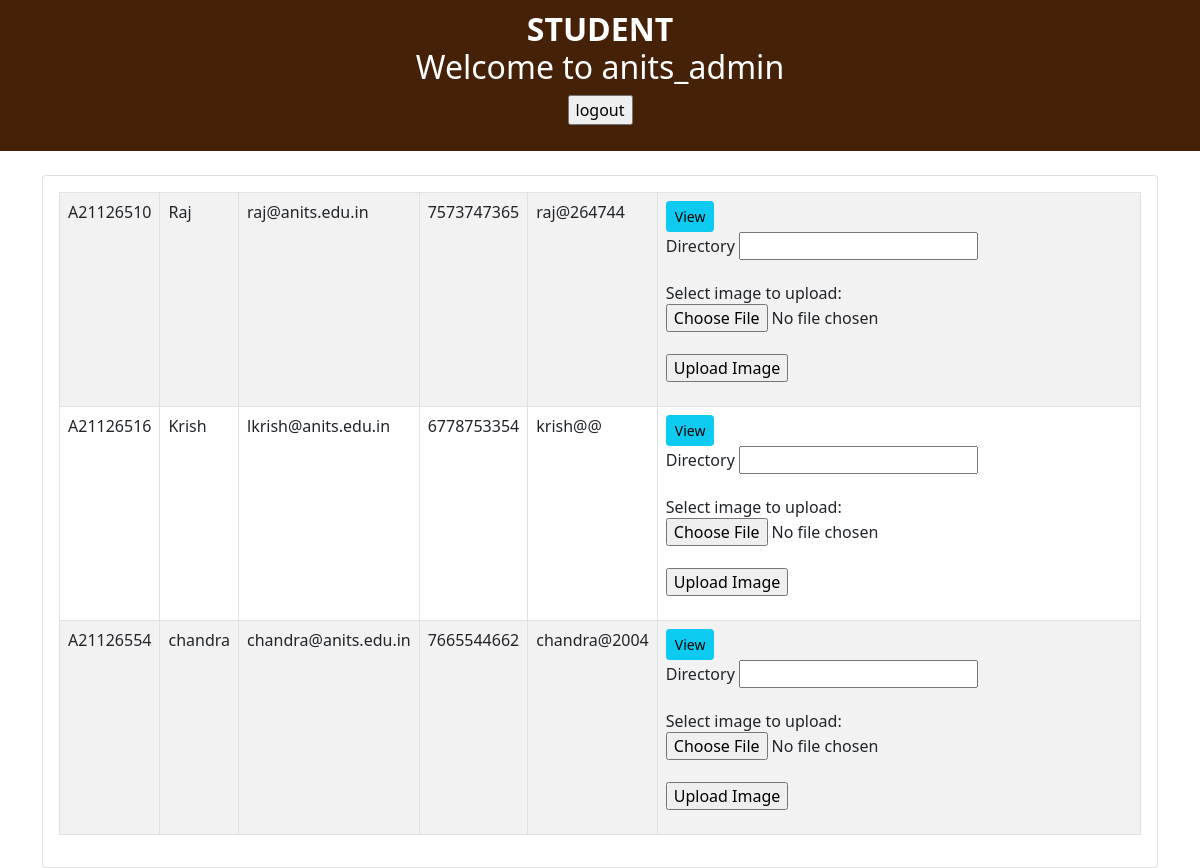
/Student.php (signed in), run on the app's committed database.
### tables this page shows
CREATE TABLE `student_login_details` (
  `Id` varchar(10) NOT NULL,
  `username` varchar(50) NOT NULL,
  `password` varchar(20) NOT NULL,
  `email` varchar(30) NOT NULL,
  `phone_no` bigint(10) NOT NULL,
  `role` varchar(20) NOT NULL,
  `bus_name` varchar(10) NOT NULL,
  `stop` varchar(20) NOT NULL,
  `total_amount` double NOT NULL,
  `paid_amount` double NOT NULL,
  `to_be_paid` double NOT NULL
);

### Student.php (the view, shortened to what this page needs)
<?php
include("connection.php");
?>
<html>
    <head>
    <link href="https://cdn.jsdelivr.net/npm/bootstrap@5.1.3/dist/css/bootstrap.min.css" rel="stylesheet">
    </head>
    <body>
        <header>
        <h2><b>STUDENT</b><br>Welcome to <?php  echo $_SESSION["uname"];  ?></h2>
        <form action="Student.php" method="post">
            <input type="submit" name="logout" value="logout">
        </form>
        </header>
        <div class="container mt-4">
        <div class="row">
            <div class="col-md-12">
                <div class="card">
                    <div class="card-body">
                        <table class="table table-bordered table-striped">
                            <tbody>
                                <?php
                                    $query = "SELECT * FROM student_login_details";
                                    $query_run = mysqli_query($con, $query);
                                    if(mysqli_num_rows($query_run) > 0)
                                    {
                                        foreach($query_run as $student)
                                        {
                                            ?>
                                            <tr>
                                                <td><?= $student['Id']; ?></td>
                                                <td><?= $student['username']; ?></td>
                                                <td><?= $student['email']; ?></td>
                                                <td><?= $student['phone_no']; ?></td>
                                                <td><?= $student['password']; ?></td>
                                                <td>
                                                    <a href="sview.php?id=<?= $student['Id']; ?>" class="btn btn-info btn-sm">View</a>
                                                    <form action="uploading_file.php"
		method="post"
		enctype="multipart/form-data">
		Directory   <input type="text"
						name="dirname"
						id="dirname">
		<br> <br>
		Select image to upload:
		<input type="file"
			name="fileToUpload"
			id="fileToUpload">
		<br> <br>
		<input type="submit"
			value="Upload Image"
			name="submit">
	</form>
                                                </td>
                                            </tr>
                                            <?php
                                        }
                                    }
                                ?>
                            </tbody>
                        </table>
                    </div>
                </div>
            </div>
        </div>
    </div>
    </body>
</html>

### Student.php (style rules this page uses)
body { margin: 0px; }
header { background-color: rgb(69, 33, 8); color: white; text-align: center; padding: 10px; }

### data on the page
student_login_details: Id "A21126510", username "Raj", email "raj@anits.edu.in", phone_no "7573747365", password "raj@264744"
student_login_details: Id "A21126516", username "Krish", email "lkrish@anits.edu.in", phone_no "6778753354", password "krish@@"
student_login_details: Id "A21126554", username "chandra", email "chandra@anits.edu.in", phone_no "7665544662", password "chandra@2004"

### other printed values
$_SESSION["uname"] "anits_admin"
